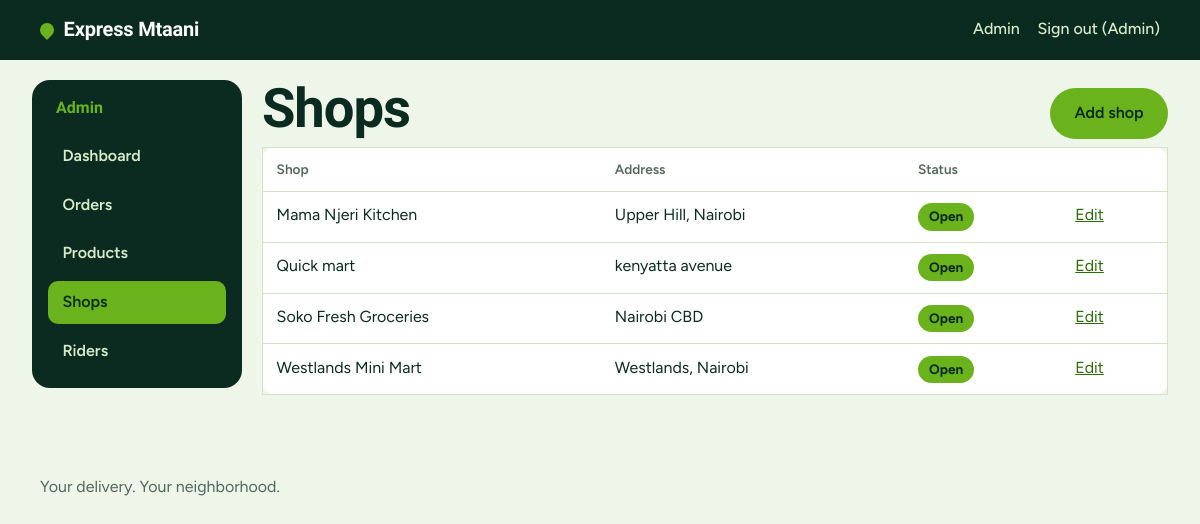
Page /admin/shops (signed in) on the committed database.
### app/models.py (models this page shows, shortened)
class User(UserMixin, db.Model):
    __tablename__ = "users"
    id = db.Column(db.Integer, primary_key=True)
    name = db.Column(db.String(80), nullable=False)
    email = db.Column(db.String(120), unique=True, nullable=False, index=True)
    phone = db.Column(db.String(20), nullable=False)
    password_hash = db.Column(db.String(255), nullable=False)
    role = db.Column(db.String(20), nullable=False, default="customer", index=True)
    active = db.Column(db.Boolean, nullable=False, default=True)
    approved = db.Column(db.Boolean, nullable=False, default=True)  # riders start unapproved
    created_at = db.Column(db.DateTime, nullable=False, default=utcnow)
    online = db.Column(db.Boolean, nullable=False, default=False)
    last_lat = db.Column(db.Float)
    last_lng = db.Column(db.Float)
    last_seen_at = db.Column(db.DateTime)
    @property
    def is_active(self):  # Flask-Login
        return bool(self.active)
    @property
    def first_name(self):
        return (self.name or "").split(" ")[0]

class Shop(db.Model):
    __tablename__ = "shops"
    id = db.Column(db.Integer, primary_key=True)
    name = db.Column(db.String(120), nullable=False)
    description = db.Column(db.String(255), nullable=False, default="")
    address = db.Column(db.String(255), nullable=False, default="")
    lat = db.Column(db.Float, nullable=False)
    lng = db.Column(db.Float, nullable=False)
    is_active = db.Column(db.Boolean, nullable=False, default=True)
    created_at = db.Column(db.DateTime, nullable=False, default=utcnow)
    products = db.relationship("Product", back_populates="shop", lazy="dynamic")

### app/admin.py (the view)
@bp.get("/shops")
def shops():
    return render_template("admin/shops.html", shops=Shop.query.order_by(Shop.name).all())

### app/admin.py (called while the page is built)
@bp.before_request
def admin_only():
    if not current_user.is_authenticated:
        return redirect(url_for("auth.login", next=request.path))
    if current_user.role != "admin":
        abort(403)

### app/models.py (called while the page is built)
@login_manager.user_loader
def load_user(user_id):
    try:
        user = db.session.get(User, int(user_id))
    except (TypeError, ValueError):
        return None
    if user and user.active and (user.role != "rider" or user.approved):
        return user
    return None

### app/storefront.py (called while the page is built)
def _cart():
    cart = session.get("cart")
    if not isinstance(cart, dict) or not isinstance(cart.get("items"), dict) or "shop_id" not in cart:
        return {"shop_id": None, "items": {}}
    return cart

@bp.app_context_processor
def inject_cart_count():
    items = _cart()["items"]
    return {"cart_count": sum(v for v in items.values() if isinstance(v, int))}

### app/templates/admin/shops.html (shortened to what this page needs)
{% extends "admin/base.html" %}
{% block admin %}
<div class="row"><h1>Shops</h1><a class="btn btn--primary" href="{{ url_for('admin.shop_new') }}">Add shop</a></div>
{% if shops %}
<div class="table-wrap"><table class="table">
  <thead><tr><th>Shop</th><th>Address</th><th>Status</th><th></th></tr></thead>
  <tbody>
  {% for s in shops %}
    <tr>
      <td data-label="Shop">{{ s.name }}</td>
      <td data-label="Address">{{ s.address }}</td>
      <td data-label="Status"><span class="badge {{ 'badge--on_the_way' if s.is_active else 'badge--cancelled' }}">{{ 'Open' if s.is_active else 'Closed' }}</span></td>
      <td><a href="{{ url_for('admin.shop_edit', shop_id=s.id) }}">Edit</a></td>
    </tr>
  {% endfor %}
  </tbody>
</table></div>
{% else %}<p class="empty">No shops yet.</p>{% endif %}
{% endblock %}

### app/templates/base.html (shortened to what this page needs)
<!doctype html>
<html lang="en">
<head>
  <link rel="stylesheet" href="{{ url_for('static', filename='css/style.css') }}">
</head>
<body>
  <header class="site-header">
    <a class="brand" href="{{ url_for('shop.home') }}">
      <span class="brand__mark" aria-hidden="true"></span>Express Mtaani
    </a>
    <nav class="site-nav" aria-label="Main">
      {% if current_user.is_authenticated %}
        {% if current_user.role == 'admin' %}
          <a href="{{ url_for('admin.dashboard') }}">Admin</a>
        {% elif current_user.role == 'rider' %}
          <a href="{{ url_for('rider.dashboard') }}">Deliveries</a>
        {% else %}
          <a href="{{ url_for('shop.my_orders') }}">My orders</a>
        {% endif %}
        <form method="post" action="{{ url_for('auth.logout') }}" class="inline-form">
          <button type="submit" class="link-button">Sign out ({{ current_user.first_name }})</button>
        </form>
      {% else %}
        <a href="{{ url_for('shop.cart') }}">Cart{% if cart_count %} ({{ cart_count }}){% endif %}</a>
        <a href="{{ url_for('auth.login') }}">Sign in</a>
        <a href="{{ url_for('auth.register') }}">Sign up</a>
        <a href="{{ url_for('auth.rider_register') }}">Ride with us</a>
      {% endif %}
    </nav>
  </header>
  <main id="main">
    {% block content %}{% endblock %}
  </main>
  <footer class="site-footer">
    <p>Your delivery. Your neighborhood.</p>
  </footer>
</body>
</html>

### app/static/css/style.css (style rules this page uses)
:root { --green-900: #0b2b21; --green-700: #1b5a2a; --lime: #6ab31c; --lime-soft: #e3f1d0; --lime-text: #2f6b0a; --mint: #eef5e9; --surface: #ffffff; --line: #d3e1c8; --muted: #53665c; --danger: #b3261e; --danger-soft: #fbe9e7; --radius: 14px; --font-display: "Bricolage Grotesque", "Segoe UI", system-ui, sans-serif; --font-body: "Figtree", "Segoe UI", system-ui, sans-serif; }
*, *::before, *::after { box-sizing: border-box; }
html { -webkit-text-size-adjust: 100%; }
body { margin: 0; font-family: var(--font-body); font-size: 1rem; line-height: 1.55; color: var(--green-900); background: var(--mint); }
a { color: var(--lime-text); }
h1, h2 { font-family: var(--font-display); font-weight: 800; line-height: 1.08; letter-spacing: -0.02em; margin: 0 0 .5rem; }
h1 { font-size: clamp(2rem, 6vw, 3.4rem); }
p { margin: 0 0 1rem; }
.site-header { display: flex; align-items: center; justify-content: space-between; gap: 1rem; padding: .9rem clamp(1rem, 4vw, 2.5rem); background: var(--green-900); color: #fff; }
.brand { display: inline-flex; align-items: center; gap: .6rem; color: #fff; text-decoration: none; font-family: var(--font-display); font-weight: 800; font-size: 1.25rem; letter-spacing: -0.01em; }
.brand__mark { width: 14px; height: 14px; border-radius: 50% 50% 50% 0; transform: rotate(-45deg); background: var(--lime); }
.site-nav { display: flex; gap: 1.1rem; flex-wrap: wrap; }
.site-nav a { color: #d9ebc9; text-decoration: none; font-weight: 500; }
.site-footer { padding: 2rem clamp(1rem, 4vw, 2.5rem); color: var(--muted); }
.row { display: flex; align-items: center; justify-content: space-between; gap: 1rem; flex-wrap: wrap; }
.btn { display: inline-flex; align-items: center; justify-content: center; gap: .4rem; min-height: 48px; padding: .7rem 1.4rem; border-radius: 999px; border: 2px solid transparent; font: inherit; font-weight: 600; text-decoration: none; cursor: pointer; }
.btn--primary { background: var(--lime); color: var(--green-900); }
.badge { display: inline-block; justify-self: start; padding: .2rem .7rem; border-radius: 999px; font-size: .85rem; font-weight: 700; background: var(--lime-soft); color: var(--green-900); }
.badge--on_the_way { background: var(--lime); }
.inline-form { display: inline; margin: 0; }
.link-button { background: none; border: 0; padding: 0; font: inherit; font-weight: 500; color: inherit; text-decoration: underline; cursor: pointer; }
.site-nav .link-button { color: #d9ebc9; text-decoration: none; }
.table-wrap { overflow-x: auto; }
.table { width: 100%; border-collapse: collapse; background: var(--surface); border: 1px solid var(--line); border-radius: var(--radius); }
.table th, .table td { text-align: left; padding: .7rem .85rem; border-bottom: 1px solid var(--line); vertical-align: top; }
.table th { font-size: .85rem; color: var(--muted); font-weight: 600; }

### rows in the picture
User: first_name "Admin"
Shop: name "Mama Njeri Kitchen", address "Upper Hill, Nairobi", is_active "Open"
Shop: name "Quick mart", address "kenyatta avenue", is_active "Open"
Shop: name "Soko Fresh Groceries", address "Nairobi CBD", is_active "Open"
Shop: name "Westlands Mini Mart", address "Westlands, Nairobi", is_active "Open"
